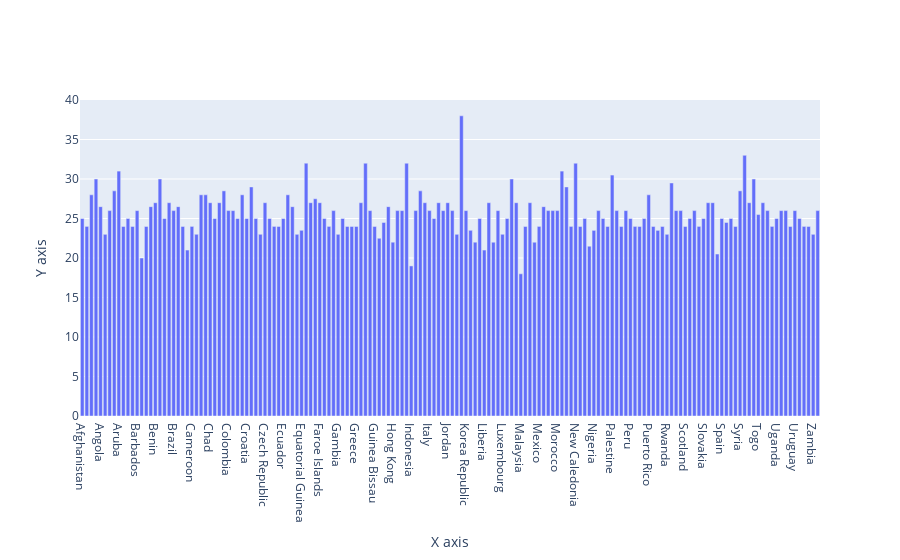

The cell this chart's notebook holds for it:
### Code cell
# Building our Graphs

data_scatter = dict(type='bar',
                    x=x,
                    y=y,
                    name='example'
                    )

layout_scatter = dict(xaxis=dict(title='X axis', color="black"),
                      yaxis=dict(title='Y axis')
                      )

fig_scatter = go.Figure(data=data_scatter, layout=layout_scatter)

fig_scatter.show()

### Figure 1 — Plotly figure (JSON) as saved in the notebook; plotly's stock layout.template omitted (floating-point values rounded to 4 significant figures; data arrays with more than 128 entries replaced by an {"elided": "..."} marker saying what was removed)
{"data": [{"name": "example", "type": "bar", "x": {"elided": "162 str values"}, "y": {"elided": "162 float values"}}], "layout": {"xaxis": {"title": {"text": "X axis"}}, "yaxis": {"title": {"text": "Y axis"}}}}
